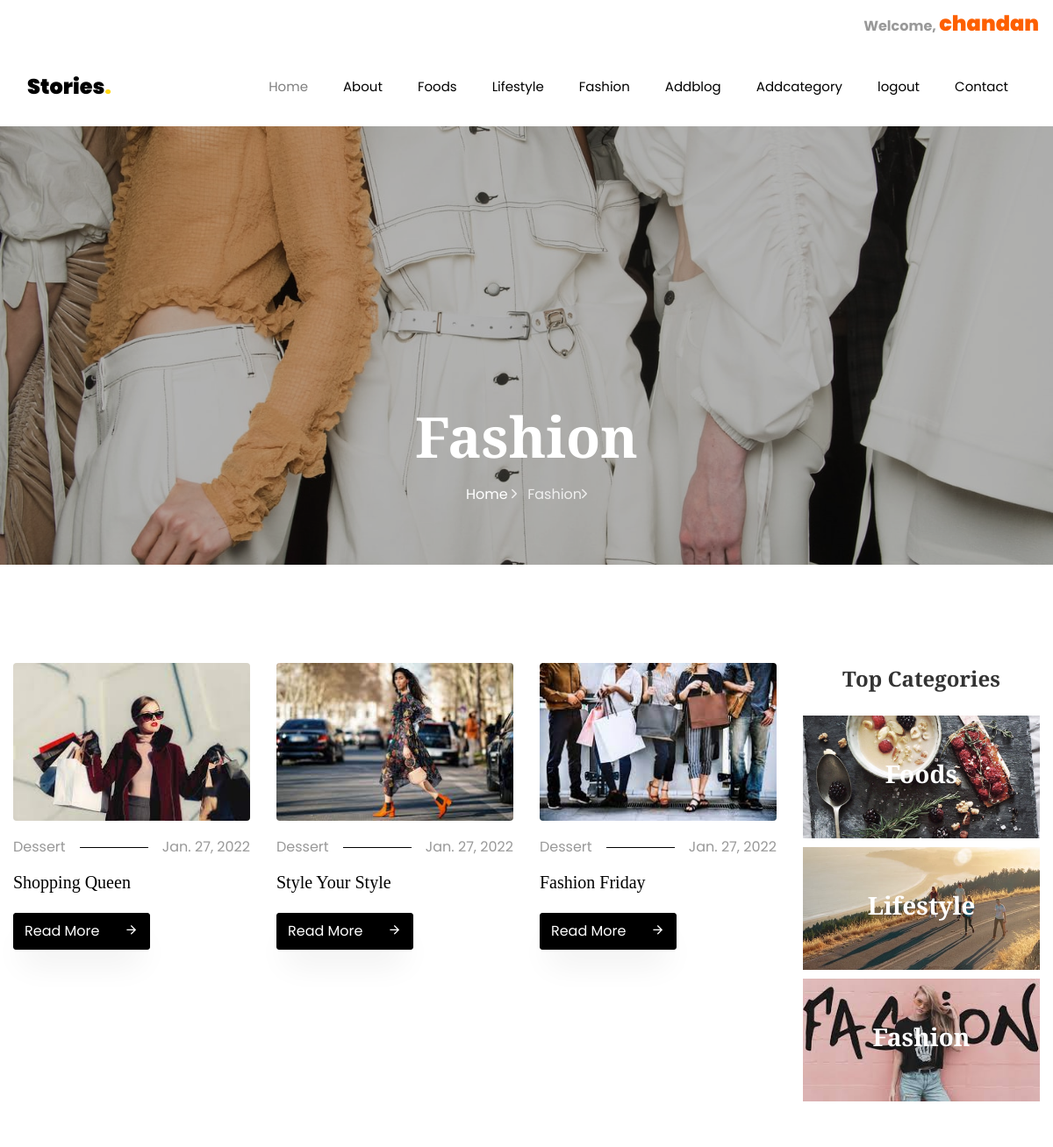
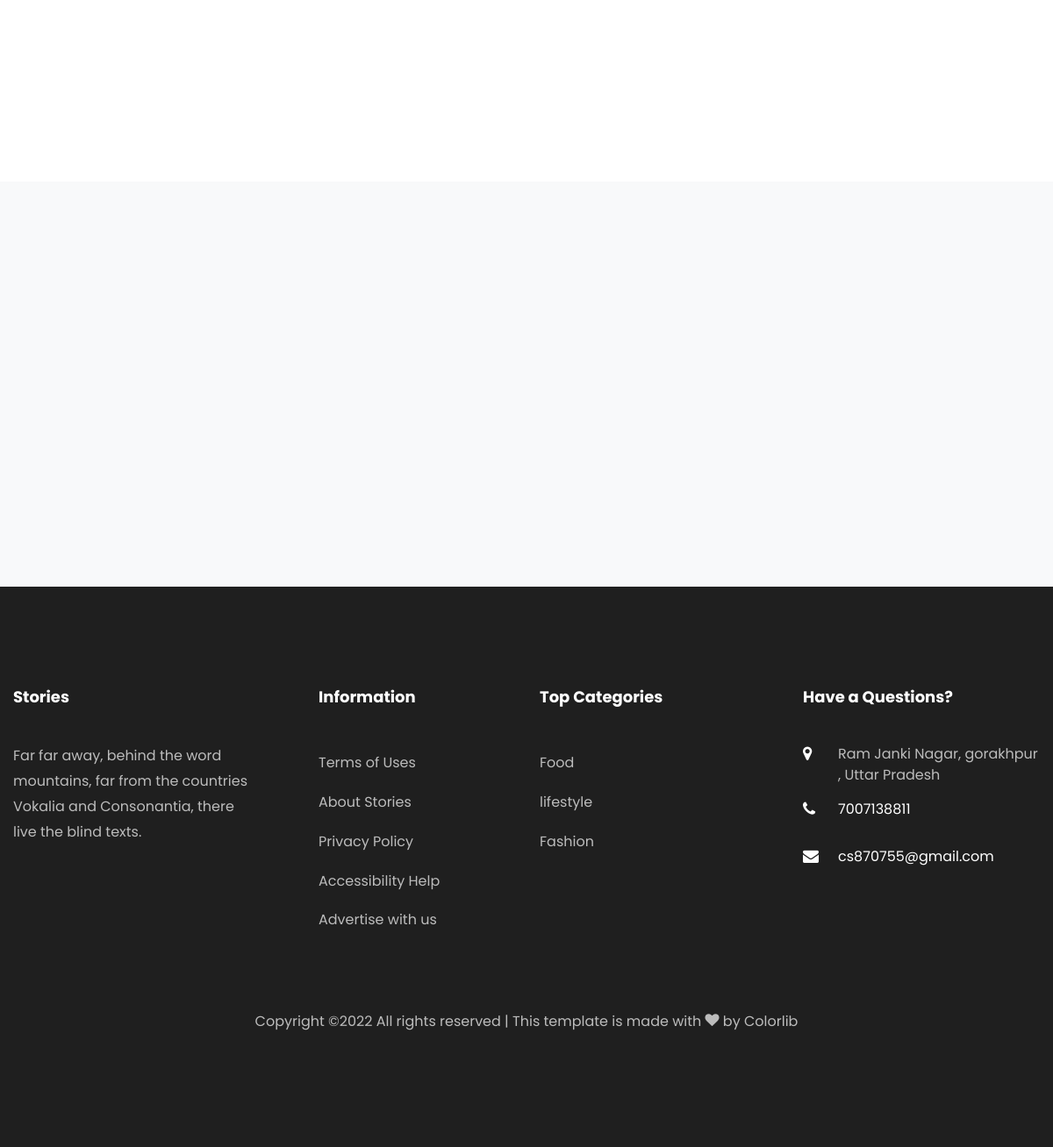
Screenshot of /fashion/3/ (signed in) with the database file from the repository (2 pictures, top to bottom).
### blog/models.py (models this page shows, shortened)
class Blog(models.Model):
    cat=models.ForeignKey(category,on_delete=models.CASCADE,null=True)
    usr=models.ForeignKey(User,on_delete=models.CASCADE,null=True)
    title=models.CharField(max_length=100,null=True)
    sdes=models.TextField(null=True)
    long_des = models.TextField(null=True)
    images=models.FileField(null=True)
    date = models.DateField(null=True)

### blog/views.py (the view)
# urls.py: path('fashion/<int:cid>/', fashion, name='fashion'),
def fashion(request,cid):
    catdata=category.objects.get(id=cid)
    fashionblog = Blog.objects.filter(cat=catdata)
    d = {"fashionblog": fashionblog}
    return render(request, 'fashion.html', d)
    return render(request,'fashion.html')

### blog/templates/fashion.html (shortened to what this page needs)
{% extends 'base.html' %}
	{% load static %}
	{% block body %}
    <section class="hero-wrap hero-wrap-2" style="background-image: url({% static 'images/fashionback.jpeg' %});">
      <div class="overlay"></div>
      <div class="container">
        <div class="row no-gutters slider-text align-items-end justify-content-center">
          <div class="col-md-9 ftco-animate pb-5 text-center">
            <h1 class="mb-3 bread">Fashion</h1>
            <p class="breadcrumbs"><span class="mr-2"><a href="index.html">Home <i class="ion-ios-arrow-forward"></i></a></span> <span>Fashion<i class="ion-ios-arrow-forward"></i></span></p>
          </div>
        </div>
      </div>
    </section>
    <section class="ftco-section">
    	<div class="container">
        <div class="row">
        	<div class="col-lg-9">
        		<div class="row">
                    {% for i in fashionblog %}
        			<div class="col-md-4 ftco-animate">
    						<div class="blog-entry">
		    					<a href="{% url 'blog_detail' i.id %}" class="img-2"><img src={{ i.images.url}} class="img-fluid" alt="Colorlib Template"></a>
			    				<div class="text pt-3">
	    							<p class="meta d-flex"><span class="pr-3">Dessert</span><span class="ml-auto pl-3">{{i.date}}</span></p>
	    							<h3><a href="{% url 'blog_detail' i.id %}">{{i.title}}</a></h3>
	    							<p class="mb-0"><a href="{% url 'blog_detail' i.id %}" class="btn btn-black py-2">Read More <span class="icon-arrow_forward ml-4"></span></a></p>
	    						</div>
		    				</div>
    					</div>
                    {% endfor %}
        		</div>
        	</div>
        	<div class="col-lg-3">
	            <div class="sidebar-box categories text-center ftco-animate">
			          <h2 class="heading mb-4"> Top Categories</h2>
			          <ul class="category-image">
			          	<li>
			          		<a href="{% url 'foods' 1 %}" class="img d-flex align-items-center justify-content-center text-center" style="background-image: url({% static 'images/category-1.jpg' %});">
			          			<div class="text">
			          				<h3>Foods</h3>
			          			</div>
			          		</a>
			          	</li>
			          	<li>
			          		<a href="{% url 'lifestyle' 2 %}" class="img d-flex align-items-center justify-content-center text-center" style="background-image: url({% static 'images/lifestyleback.jpeg' %});">
			          			<div class="text">
			          				<h3>Lifestyle</h3>
			          			</div>
			          		</a>
			          	</li>
			          	<li>
			          		<a href="{% url 'fashion' 3 %}" class="img d-flex align-items-center justify-content-center text-center" style="background-image: url({% static 'images/fashion_theme.jpeg' %});">
			          			<div class="text">
			          				<h3>Fashion</h3>
			          			</div>
			          		</a>
			          	</li>
			          </ul>
	        		</div>
            </div>
        	</div>
        </div>
    </section>
  {% endblock %}

### blog/templates/base.html (shortened to what this page needs)
<!DOCTYPE html>
<html lang="en">
  <head>
	  {% load static %}
    <link rel="stylesheet" href="{% static 'css/open-iconic-bootstrap.min.css' %}">
    <link rel="stylesheet" href="{% static 'css/animate.css' %}">
    <link rel="stylesheet" href="{% static 'css/owl.carousel.min.css' %}">
    <link rel="stylesheet" href="{% static 'css/owl.theme.default.min.css' %}">
    <link rel="stylesheet" href="{% static 'css/magnific-popup.css' %}">
    <link rel="stylesheet" href="{% static 'css/aos.css' %}">
    <link rel="stylesheet" href="{% static 'css/ionicons.min.css' %}">
    <link rel="stylesheet" href="{% static 'css/flaticon.css' %}">
    <link rel="stylesheet" href="{% static 'css/icomoon.css' %}">
    <link rel="stylesheet" href="{% static 'css/style.css' %}">
  </head>
  <body>
  {% if user.is_authenticated %}
  <div class="top-header">
    <div class="row">
      <div class="col-lg-12 text-right text-lg-right">
        <ul class="navbar-nav ml-auto">
          <div style="text-align:right;" >
         <li class="list-inline-item-last" style="text-align:right;"> <b>Welcome, </b><a  class="navbar-brand" href="{% url 'dashboard' 'MyBlog' %}">{{request.user.first_name}}</a></li>
          </div>
        </ul>
      </div>
    </div>
  </div>
  {% endif %}
	  <nav class="navbar navbar-expand-lg navbar-dark bg-dark ftco-navbar-light" id="ftco-navbar">
	    <div class="container">
	      <a class="navbar-brand" href="index.html">Stories<span>.</span></a>
	      <div class="collapse navbar-collapse" id="ftco-nav">
	        <ul class="navbar-nav ml-auto">
	          <li class="nav-item active"><a href="{% url 'home' %}" class="nav-link">Home</a></li>
	          <li class="nav-item"><a href="{% url 'about' %}" class="nav-link">About</a></li>
	          <li class="nav-item"><a href="{% url 'foods' 1 %}" class="nav-link">Foods</a></li>
	          <li class="nav-item"><a href="{% url 'lifestyle' 2 %}" class="nav-link">Lifestyle</a></li>
               <li class="nav-item"><a href="{% url 'fashion' 3 %}" class="nav-link">Fashion</a></li>
              <li class="nav-item"><a href="{% url 'add_blog' %}" class="nav-link">Addblog</a></li>
              {% if request.user.is_staff %}
              <li class="nav-item"><a href="{% url 'add_category' %}" class="nav-link">Addcategory</a></li>
              {% endif %}
                 {% if request.user.is_authenticated %}
              <li class="nav-item"><a href="{% url 'logout' %}" class="nav-link">logout</a></li>
                {% endif %}
	          <li class="nav-item"><a href="{% url 'contact' %}" class="nav-link">Contact</a></li>
	        </ul>
	      </div>
	    </div>
	  </nav>
  {% block body %}
  {% endblock %}
  <section class="ftco-subscribe ftco-section bg-light">
      <div class="overlay">
        <div class="container">
          <div class="row d-flex justify-content-center">
          </div>
        </div>
      </div>
    </section>
    <footer class="ftco-footer ftco-footer-2 ftco-section">
      <div class="container">
        <div class="row mb-5">
          <div class="col-md">
            <div class="ftco-footer-widget mb-4">
              <h2 class="ftco-heading-2">Stories</h2>
              <p>Far far away, behind the word mountains, far from the countries Vokalia and Consonantia, there live the blind texts.</p>
              <ul class="ftco-footer-social list-unstyled float-md-left float-lft mt-5">
              </ul>
            </div>
          </div>
          <div class="col-md">
            <div class="ftco-footer-widget mb-4 ml-md-5">
              <h2 class="ftco-heading-2">Information</h2>
              <ul class="list-unstyled">
                <li><a href="#" class="py-2 d-block">Terms of Uses</a></li>
                <li><a href="#" class="py-2 d-block">About Stories</a></li>
                <li><a href="#" class="py-2 d-block">Privacy Policy</a></li>
                <li><a href="#" class="py-2 d-block">Accessibility Help</a></li>
                <li><a href="#" class="py-2 d-block">Advertise with us</a></li>
              </ul>
            </div>
          </div>
          <div class="col-md">
             <div class="ftco-footer-widget mb-4">
              <h2 class="ftco-heading-2"> Top Categories</h2>
              <ul class="list-unstyled">
                <li><a href="{% url 'foods' 1 %}" class="py-2 d-block">Food</a></li>
                <li><a href="{% url 'lifestyle' 2 %}" class="py-2 d-block">lifestyle</a></li>
                <li><a href="{% url 'fashion' 3 %}" class="py-2 d-block">Fashion</a></li>
              </ul>
            </div>
          </div>
          <div class="col-md">
            <div class="ftco-footer-widget mb-4">
            	<h2 class="ftco-heading-2">Have a Questions?</h2>
            	<div class="block-23 mb-3">
	              <ul>
	                <li><span class="icon icon-map-marker"></span><span class="text">Ram Janki Nagar, gorakhpur , Uttar Pradesh</span></li>
	                <li><a href="#"><span class="icon icon-phone"></span><span class="text">7007138811</span></a></li>
	                <li><a href="#"><span class="icon icon-envelope"></span><span class="text">cs870755@gmail.com</span></a></li>
	              </ul>
	            </div>
            </div>
          </div>
        </div>
        <div class="row">
          <div class="col-md-12 text-center">
            <p>
  Copyright &copy;<script>document.write(new Date().getFullYear());</script> All rights reserved | This template is made with <i class="icon-heart color-danger" aria-hidden="true"></i> by <a href="https://colorlib.com" target="_blank">Colorlib</a>
  </p>
          </div>
        </div>
      </div>
    </footer>
  </body>
</html>

### blog/static/css/icomoon.css (style rules this page uses)
[class^="icon-"], [class*=" icon-"] { font-family: 'icomoon' !important; speak: none; font-style: normal; font-weight: normal; font-variant: normal; text-transform: none; line-height: 1; -webkit-font-smoothing: antialiased; -moz-osx-font-smoothing: grayscale; }
.icon-heart:before { content: "\f004"; }
.icon-map-marker:before { content: "\f041"; }
.icon-phone:before { content: "\f095"; }
.icon-envelope:before { content: "\f0e0"; }
.icon-arrow_forward:before { content: "\e5c8"; }

### rows the page displays
Blog: images (picture), date "Jan. 27, 2022", title "Shopping Queen"
Blog: images (picture), date "Jan. 27, 2022", title "Style Your Style"
Blog: images (picture), date "Jan. 27, 2022", title "Fashion Friday"

### other values shown
{{ request.user.first_name }} "chandan"
